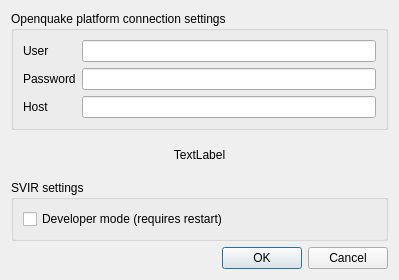
<?xml version="1.0" encoding="UTF-8"?>
<ui version="4.0">
 <class>SettingsDialog</class>
 <widget class="QDialog" name="SettingsDialog">
  <property name="geometry">
   <rect>
    <x>0</x>
    <y>0</y>
    <width>399</width>
    <height>280</height>
   </rect>
  </property>
  <property name="windowTitle">
   <string>OpenQuake Platform settings</string>
  </property>
  <layout class="QVBoxLayout" name="verticalLayout">
   <item>
    <widget class="QGroupBox" name="groupBox">
     <property name="title">
      <string>Openquake platform connection settings</string>
     </property>
     <layout class="QFormLayout" name="formLayout">
      <item row="2" column="0">
       <widget class="QLabel" name="label_3">
        <property name="text">
         <string>Host</string>
        </property>
       </widget>
      </item>
      <item row="2" column="1">
       <widget class="QLineEdit" name="hostnameEdit"/>
      </item>
      <item row="0" column="0">
       <widget class="QLabel" name="label">
        <property name="text">
         <string>User</string>
        </property>
       </widget>
      </item>
      <item row="0" column="1">
       <widget class="QLineEdit" name="usernameEdit"/>
      </item>
      <item row="1" column="0">
       <widget class="QLabel" name="label_2">
        <property name="text">
         <string>Password</string>
        </property>
       </widget>
      </item>
      <item row="1" column="1">
       <widget class="QLineEdit" name="passwordEdit">
        <property name="echoMode">
         <enum>QLineEdit::Password</enum>
        </property>
       </widget>
      </item>
     </layout>
    </widget>
   </item>
   <item>
    <widget class="QLabel" name="registration_link_lbl">
     <property name="text">
      <string>TextLabel</string>
     </property>
     <property name="alignment">
      <set>Qt::AlignCenter</set>
     </property>
     <property name="openExternalLinks">
      <bool>true</bool>
     </property>
     <property name="textInteractionFlags">
      <set>Qt::TextBrowserInteraction</set>
     </property>
    </widget>
   </item>
   <item>
    <widget class="QGroupBox" name="groupBox_2">
     <property name="title">
      <string>SVIR settings</string>
     </property>
     <layout class="QVBoxLayout" name="verticalLayout_2">
      <item>
       <widget class="QCheckBox" name="developermodeCheck">
        <property name="text">
         <string>Developer mode (requires restart)</string>
        </property>
       </widget>
      </item>
     </layout>
    </widget>
   </item>
   <item>
    <widget class="QDialogButtonBox" name="buttonBox">
     <property name="orientation">
      <enum>Qt::Horizontal</enum>
     </property>
     <property name="standardButtons">
      <set>QDialogButtonBox::Cancel|QDialogButtonBox::Ok</set>
     </property>
    </widget>
   </item>
  </layout>
 </widget>
 <tabstops>
  <tabstop>buttonBox</tabstop>
 </tabstops>
 <resources/>
 <connections>
  <connection>
   <sender>buttonBox</sender>
   <signal>accepted()</signal>
   <receiver>SettingsDialog</receiver>
   <slot>accept()</slot>
   <hints>
    <hint type="sourcelabel">
     <x>248</x>
     <y>254</y>
    </hint>
    <hint type="destinationlabel">
     <x>157</x>
     <y>274</y>
    </hint>
   </hints>
  </connection>
  <connection>
   <sender>buttonBox</sender>
   <signal>rejected()</signal>
   <receiver>SettingsDialog</receiver>
   <slot>reject()</slot>
   <hints>
    <hint type="sourcelabel">
     <x>316</x>
     <y>260</y>
    </hint>
    <hint type="destinationlabel">
     <x>286</x>
     <y>274</y>
    </hint>
   </hints>
  </connection>
 </connections>
</ui>
